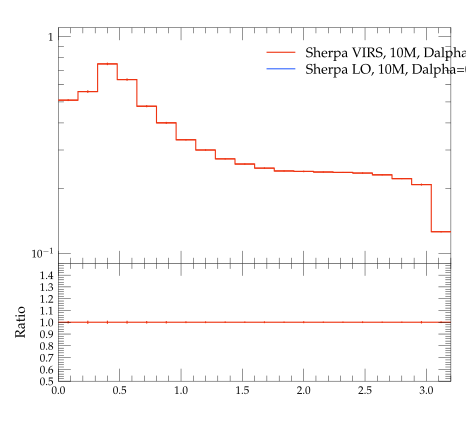

Source code (Python):
#! /usr/bin/env python

# This Python script was auto-generated using YODA v2.0.0.
# Analysis object: /evtb/cutEg_jbjg_dphi
# Timestamp: 16-04-2024 (10:08:55)

import matplotlib as mpl
import matplotlib.pyplot as plt
mpl.use('Agg') # comment out for interactive use
import os
import numpy as np

plotDir = os.path.split(os.path.realpath(__file__))[0]
if 'YODA_USER_PLOT_PATH' in globals():
    plot_outdir = globals()['YODA_USER_PLOT_PATH']
else:
    plot_outdir = plotDir

#plot style
plt.style.use(os.path.join(plotDir, '../default.mplstyle'))
# plot metadata
figW, figH = plt.rcParams['figure.figsize']
ax_xLabel = r''
ax_yLabel = r''
ax_title  = r''
ax_xScale = 'linear'
ax_yScale = 'log'
xLims = (0.0, 3.2)
yLims = (0.09000000000000001, 1.1)

# TeX-friendly labels for the legend
labels = [ r"Sherpa VIRS, 10M, Dalpha=0.01", r"Sherpa LO, 10M, Dalpha=0.01" ]

# Create figure and axis objects
fig, (ax, ratio0_ax) = plt.subplots(2, 1, sharex=True,
                  figsize=(figW,figH), gridspec_kw={'height_ratios': (2, 1)})
ratio0_ax.yaxis.set_major_locator(mpl.ticker.MultipleLocator(0.1))
ratio0_ax.set_ylim(0.5, 1.4999)
ratio0_ax.set_ylabel('Ratio')

# LineColor map: curve index -> color
linecolors = {0: '#EE3311', 1: '#3366FF'}
# the numerical data is stored in a separate file
dataf = dict()
prefix = os.path.split(__file__)[0]
if prefix:    prefix = prefix + '/'
exec(open(prefix+'cutEg_jbjg_dphi__data.py').read(), dataf)


legend_handles = [] # keep track of handles for the legend

# style options for curves
# starts at zorder>=5 to draw curve on top of legend
styles = {
  'curve0': {
    'color' : linecolors[0],
    'linestyle' : '-',
    'marker' : 'o',
    'zorder' : 5,
    'histstyle' : True,
  },
  'curve1': {
    'color' : linecolors[1],
    'linestyle' : '-',
    'marker' : 'o',
    'zorder' : 6,
    'histstyle' : True,
  },
}
# curve from input yoda files in main panel
for label in dataf['yvals'].keys():
    if all(np.isnan(v) for v in dataf['yvals'][label]):
        continue
    tmp = None
    if styles[label]['histstyle']: # draw as histogram
        tmp, = ax.plot(dataf['xedges'], dataf['yedges'][label],
                       color=styles[label]['color'],
                       linestyle=styles[label]['linestyle'],
                       drawstyle='steps-pre', solid_joinstyle='miter',
                       zorder=styles[label]['zorder'], label=label)
        ax.errorbar(dataf['xpoints'], dataf['yvals'][label], color=styles[label]['color'],
                    xerr=dataf['xerrs'], yerr=[dataf['ydowns'][label], dataf['yups'][label]],
                    linestyle='none', zorder=styles[label]['zorder'])
    else: # draw as scatter
        tmp = ax.errorbar(dataf['xpoints'], dataf['yvals'][label],
                          xerr=dataf['xerrs'],
                          yerr=[ dataf['ydowns'][label],
                          dataf['yups'][label] ],
                          fmt=styles[label]['marker'],
                          ecolor=styles[label]['color'],
                          color=styles[label]['color'], zorder=2)
        tmp[-1][0].set_linestyle(styles[label]['linestyle'])
    legend_handles += [tmp]
    for varLabel in dataf['variation_yvals'].keys():
        if varLabel.startswith(label):
            tmp, = ax.plot(dataf['xedges'], dataf['variation_yvals'][varLabel],
                           color=styles[label]['color'],
                           linestyle=styles[label]['linestyle'],
                           drawstyle='steps-pre', solid_joinstyle='miter',
                           zorder=styles[label]['zorder'], alpha=0.5)


# plots on ratio panel
# curve from input yoda files in ratio panel
for label, yvals in dataf['ratio0_yvals'].items():
    if all(np.isnan(v) for v in yvals):
        continue
    if styles[label]['histstyle']: # plot as histogram
        ratio0_ax.plot(dataf['xedges'], yvals,
                       color=styles[label]['color'],
                       linestyle=styles[label]['linestyle'],
                       drawstyle='steps-pre', zorder=1,
                       solid_joinstyle='miter')
        ratio0_ax.vlines(dataf['xpoints'],
                         dataf['ratio0_ymin'][label],
                         dataf['ratio0_ymax'][label],
                         color=styles[label]['color'], zorder=1)
    else: # plot as scatter
        tmp = ratio0_ax.errorbar(dataf['xpoints'],
                                 yvals, xerr=dataf['xerrs'],
                                 yerr=dataf['ratio0_yerrs'][label],
                                 fmt=styles[label]['marker'],
                                 ecolor=styles[label]['color'],
                                 color=styles[label]['color'])
        tmp[-1][0].set_linestyle(styles[label]['linestyle'])

    for varlabel in dataf['ratio0_variation_vals'].keys():
        if varlabel.startswith(label):
            ratio0_ax.plot(dataf['xedges'],
                            dataf['ratio0_variation_vals'][varlabel],
                            color=styles[label]['color'],
                            linestyle=styles[label]['linestyle'],
                            drawstyle='steps-pre', solid_joinstyle='miter',
                            zorder=1, alpha=0.5)

legend_pos = (0.5, 0.97)
ax.legend(legend_handles, labels, loc='upper left', bbox_to_anchor=legend_pos)

# set plot metadata as defined above
ratio0_ax.set_xlabel(ax_xLabel)
ratio0_ax.xaxis.set_label_coords(1., -.15)
ax.set_ylabel(ax_yLabel, loc='top')
ax.set_title(ax_title, loc='left')
ax.set_xscale(ax_xScale)
ax.set_yscale(ax_yScale)
ax.set_xlim(xLims)
ax.set_ylim(yLims)

# tick formatting
plt.rcParams['xtick.top'] = True
plt.rcParams['ytick.right'] = True
ax.yaxis.set_major_locator(mpl.ticker.LogLocator(base=10.0, numticks=np.inf))
ax.yaxis.set_minor_locator(mpl.ticker.LogLocator(
                           base=10.0, subs=np.arange(0.1, 1, 0.1), numticks=np.inf))
fig.align_ylabels((ax, ratio0_ax))
plt.savefig(os.path.join(plot_outdir, 'cutEg_jbjg_dphi.pdf'), format='PDF')
plt.savefig(os.path.join(plot_outdir, 'cutEg_jbjg_dphi.png'), format='PNG')

plt.close(fig)
